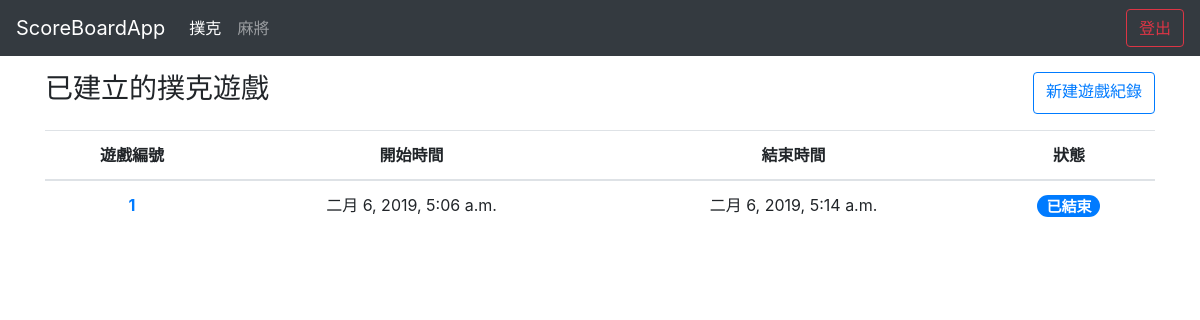
The app's page /poker/ (signed in), older data.
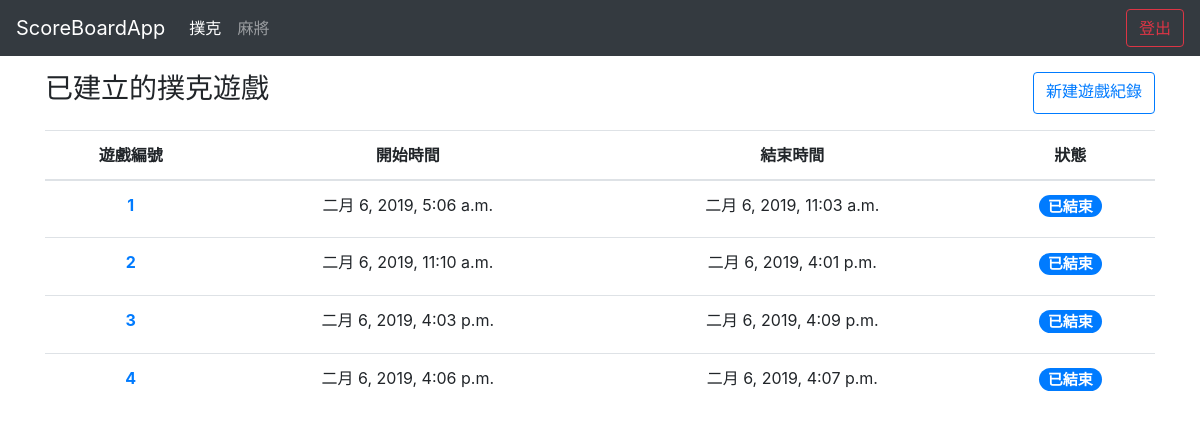
The same page, newer data.
### poker/models.py (models this page shows)
class Game(models.Model):
    STATUS = (
        (0, '進行中'),
        (1, '已結束'),
    )
    owner = models.ForeignKey(User, on_delete=models.CASCADE, verbose_name="擁有者")
    player1 = models.CharField(max_length=10, verbose_name="玩家1")
    player2 = models.CharField(max_length=10, verbose_name="玩家2")
    player3 = models.CharField(max_length=10, verbose_name="玩家3")
    player4 = models.CharField(max_length=10, verbose_name="玩家4")
    status = models.IntegerField(choices=STATUS, default=0, verbose_name="遊戲狀態")
    create_time = models.DateTimeField(default=timezone.now, verbose_name="開始時間")
    end_time = models.DateTimeField(blank=True, null=True, verbose_name="結束時間")

### poker/views.py (the view)
# urls.py: path('', index, name="poker_index"),
@login_required(login_url='/user/login')
def index(request):
    poker_active = "active"
    game_name = "撲克"
    game_create_url = "poker_create_game"
    game_detail_url = "poker_detail"
    gameList = Game.objects.filter(owner=request.user)
    return render(request, "index.html", locals())

### templates/index.html (shortened to what this page needs)
{% extends "base.html" %}
{% block content %}
  <div class="d-flex justify-content-between mt-3">
    <h3>已建立的{{ game_name }}遊戲</h3>
    <a href="{% url game_create_url %}" class="btn btn-outline-primary">新建遊戲紀錄</a>
  </div>
  <table class="table text-center mt-3">
    <thead>
      <tr>
        <th scope="col">遊戲編號</th>
        <th scope="col">開始時間</th>
        <th scope="col">結束時間</th>
        <th scope="col">狀態</th>
      </tr>
    </thead>
    <tbody>
      {% for game in gameList %}
      <tr>
        <th scope="row"><a href="{% url game_detail_url game.id %}">{{ forloop.counter }}</a></th>
        <td>{{ game.create_time }}</td>
        <td>
          {% if game.end_time %}
          {{ game.end_time }}
          {% endif %}
        </td>
        <td>
          {% if game.status == 0 %}
          <h5><span class="badge badge-pill badge-success">遊戲中</span></h5>
          {% else %}
          <h5><span class="badge badge-pill badge-primary">已結束</span></h5>
          {% endif %}
        </td>
      </tr>
      {% endfor %}
    </tbody>
  </table>
{% endblock %}

### templates/base.html (shortened to what this page needs)
<!DOCTYPE html>
<html lang="en">
<head>
  <link rel="stylesheet" href="https://stackpath.bootstrapcdn.com/bootstrap/4.2.1/css/bootstrap.min.css">
  <link rel="stylesheet" href="https://use.fontawesome.com/releases/v5.7.1/css/all.css">
</head>
<body>
  {% include "header.html" %}
  <div class="container">
    {% block content %}{% endblock %}
  </div>
</body>
</html>

### templates/header.html (shortened to what this page needs)
<nav class="navbar navbar-expand-lg navbar-dark bg-dark sticky-top">
    <a class="navbar-brand" href="#">ScoreBoardApp</a>
    <div class="collapse navbar-collapse" id="navbarSupportedContent">
      <ul class="navbar-nav mr-auto">
        <li class="nav-item {{ poker_active }}">
          <a class="nav-link" href="{% url "poker_index" %}">撲克</a>
        </li>
        <li class="nav-item {{ mahjong_active }}">
          <a class="nav-link" href="#">麻將</a>
        </li>
      </ul>
      <form class="form-inline my-2 my-lg-0">
        <a class="btn btn-outline-danger my-2 my-sm-0" href="{% url "logout" %}">登出</a>
      </form>
    </div>
  </nav>

Row changes from the older to the newer data that the page shows:
changed Game "二月 6, 2019, 5:06 a.m.": end_time "二月 6, 2019, 5:14 a.m." → "二月 6, 2019, 11:03 a.m."
added Game: create_time "二月 6, 2019, 11:10 a.m.", end_time "二月 6, 2019, 4:01 p.m.", status "已結束"
added Game: create_time "二月 6, 2019, 4:03 p.m.", end_time "二月 6, 2019, 4:09 p.m.", status "已結束"
added Game: create_time "二月 6, 2019, 4:06 p.m.", end_time "二月 6, 2019, 4:07 p.m.", status "已結束"
